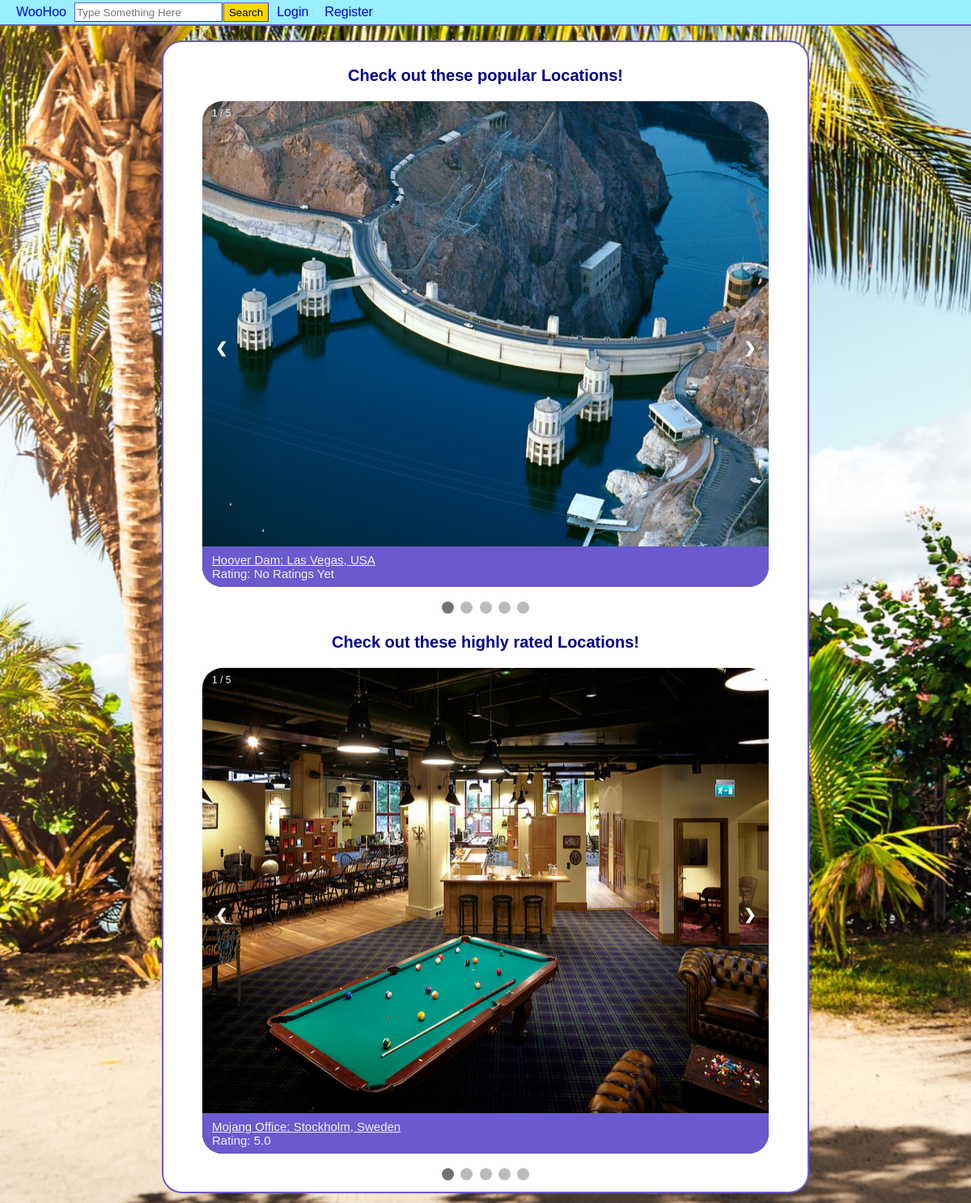
The page / on the database its author committed.
### tables this page shows
CREATE TABLE `places` (
  `placeID` int(11) NOT NULL,
  `placeName` varchar(255) NOT NULL,
  `city` varchar(255) NOT NULL,
  `country` varchar(255) NOT NULL,
  `description` text DEFAULT NULL,
  `reviewScore` decimal(10,1) DEFAULT NULL,
  `userID` int(11) NOT NULL
);

### index.php (the view, shortened to what this page needs)
<?php
require('database.php');
$queryPopular = "SELECT places.placeID,placeName,city,country,reviewScore,COUNT(*) AS Count FROM wishlist,places,pictures WHERE places.placeID = wishlist.placeID AND pictures.placeID = wishlist.placeID GROUP BY wishlist.placeID ORDER BY Count DESC LIMIT 5";
$statement1 = $db ->prepare($queryPopular);
$statement1 -> execute();
$popularPlaces = $statement1->fetchAll();
$queryHighlyRated = "SELECT places.placeID,placeName,city,country,reviewScore FROM places,pictures WHERE places.placeID = pictures.placeID GROUP BY places.placeID ORDER BY reviewScore DESC LIMIT 5";
$statement2 = $db ->prepare($queryHighlyRated);
$statement2 -> execute();
$highlyRatedPlaces = $statement2->fetchAll();
?>
<!DOCTYPE html>
<html>
<link rel="stylesheet" href="css/style.css"/>
<body>
<header>
<?php include('header.php'); ?>
</header>
<br>
<div class="testWhite">
<div id="popularHeader">
	<p> Check out these popular Locations! </p>
</div>
<div class="popular-slideshow-container">
<?php $i = 1; ?>
<?php foreach ($popularPlaces as $popularPlace) : ?>
<form method="POST" name="wishlist" action="addToUserWishlist.php" target="content">
  <div class="popularPlace fade">
    <div class="numbertext"><?php echo $i; ?> / 5</div>
	<?php
	  require('database.php');
	  $getPlaceImage = "SELECT image,userID FROM pictures WHERE :currentPlace = pictures.placeID GROUP BY pictures.pictureID LIMIT 1";
	  $statement3 = $db ->prepare($getPlaceImage);
	  $statement3->bindValue(':currentPlace', $popularPlace['placeID']);
	  $statement3 -> execute();
	  $placePictures = $statement3->fetchAll();
	  if (count($placePictures)==1) {
	    foreach ($placePictures as $placePicture) {
		  $imagePath = $placePicture['image'];
	    }
	  } else {
		  $imagePath = 'default.jpg';
	  }
	?>
	<a href="<?php echo 'place.php?place=' . $popularPlace['placeID']; ?>"><img alt="Location" src="place_imgs/<?php echo $imagePath; ?>" width="700" height="600"></a>
    <div class="popular-locationInfo">
   	  <a href="<?php echo 'place.php?place=' . $popularPlace['placeID']; ?>"><?php echo $popularPlace['placeName']; ?>: <?php echo $popularPlace['city']; ?>, <?php echo $popularPlace['country']; ?> </a>
	  <div class="popular-rating">
	    Rating: <?php echo $popularPlace['reviewScore']; ?>
		<?php if ($popularPlace['reviewScore'] == NULL) : ?>
		  No Ratings Yet
		<?php endif; ?>
	  </div>
    </div>
  </div>
  <?php $i++; ?>
</form>
<?php endforeach; ?>
<a class="prev" onclick="plusSlides(-1)">&#10094;</a>
<a class="next" onclick="plusSlides(1)">&#10095;</a>
</div>
<br>
<div style="text-align:center">
  <span class="dot" onclick="currentSlide(1)"></span>
  <span class="dot" onclick="currentSlide(2)"></span>
  <span class="dot" onclick="currentSlide(3)"></span>
  <span class="dot" onclick="currentSlide(4)"></span>
  <span class="dot" onclick="currentSlide(5)"></span>
</div>
<div id="popularHeader">
	<p> Check out these highly rated Locations! </p>
</div>
<div class="popular-slideshow-container">
<?php $i = 1; ?>
<?php foreach ($highlyRatedPlaces as $highlyRatedPlace) : ?>
<form method="POST" name="wishlist" action="addToUserWishlist.php" target="content">
  <div class="ratedPlace fade">
    <div class="numbertext"><?php echo $i; ?> / 5</div>
	<?php
	  require('database.php');
	  $getPlaceImage = "SELECT image,userID FROM pictures WHERE :currentPlace = pictures.placeID GROUP BY pictures.pictureID LIMIT 1";
	  $statement4 = $db ->prepare($getPlaceImage);
	  $statement4->bindValue(':currentPlace', $highlyRatedPlace['placeID']);
	  $statement4 -> execute();
	  $placePictures = $statement4->fetchAll();
	  if (count($placePictures)==1) {
	    foreach ($placePictures as $placePicture) {
		  $imagePath = $placePicture['image'];
	    }
	  } else {
		  $imagePath = 'default.jpg';
	  }
	?>
    <a href="<?php echo 'place.php?place=' . $highlyRatedPlace['placeID']; ?>"><img alt="Location" src="place_imgs/<?php echo $imagePath; ?>" width="700" height="600"></a>
    <div class="popular-locationInfo">
   	  <a href="<?php echo 'place.php?place=' . $highlyRatedPlace['placeID']; ?>"><?php echo $highlyRatedPlace['placeName']; ?>: <?php echo $highlyRatedPlace['city']; ?>, <?php echo $highlyRatedPlace['country']; ?> </a>
	  <div class="popular-rating">
	    Rating: <?php echo $highlyRatedPlace['reviewScore']; ?>
	  </div>
    </div>
  </div>
  <?php $i++; ?>
</form>
<?php endforeach; ?>
<a class="prev" onclick="plusSlidesHR(-1)">&#10094;</a>
<a class="next" onclick="plusSlidesHR(1)">&#10095;</a>
</div>
<br>
<div style="text-align:center">
  <span class="dot2" onclick="currentSlideHR(1)"></span>
  <span class="dot2" onclick="currentSlideHR(2)"></span>
  <span class="dot2" onclick="currentSlideHR(3)"></span>
  <span class="dot2" onclick="currentSlideHR(4)"></span>
  <span class="dot2" onclick="currentSlideHR(5)"></span>
</div>
</div>
<br>
</body>
</html>

### css/style.css (style rules this page uses)
body { margin-top: 0px; margin-left: 0px; margin-right: 0px; }
.prev, .next { cursor: pointer; position: absolute; top: 50%; width: auto; margin-top: -22px; padding: 16px; color: white; font-weight: bold; font-size: 18px; transition: 0.6s ease; border-radius: 0 3px 3px 0; user-select: none; }
.next { right: 0; border-radius: 3px 0 0 3px; }
.numbertext { color: #f2f2f2; font-size: 12px; padding: 8px 12px; position: absolute; top: 0; }
.fade { -webkit-animation-name: fade; -webkit-animation-duration: 1.5s; animation-name: fade; animation-duration: 1.5s; }
* { box-sizing: border-box }
body { font-family: Verdana, sans-serif; margin:0 }
.popularPlace { display: none }
img { vertical-align: middle; }
.popularPlace img { border-radius: 25px; }
.ratedPlace { display: none }
.ratedPlace img { border-radius: 25px; }
.popular-slideshow-container { max-width: 700px; position: relative; margin: auto; }
.prev, .next { cursor: pointer; position: absolute; top: 50%; width: auto; padding: 16px; margin-top: -22px; color: white; font-weight: bold; font-size: 18px; transition: 0.6s ease; border-radius: 0 3px 3px 0; user-select: none; }
#popularHeader p { color: darkblue; text-align: center; font-size: 20px; font-weight: bold; font-family: sans-serif; }
.popular-locationInfo { color: #f2f2f2; font-size: 15px; padding: 8px 12px; position: absolute; bottom: 0px; width: 100%; background-color: slateblue; border-radius: 0px 0px 25px 25px; }
.popular-locationInfo a { color: #f2f2f2; text-decoration: underline; text-align: left; }
.dot { cursor: pointer; height: 15px; width: 15px; margin: 0 2px; background-color: #bbb; border-radius: 50%; display: inline-block; transition: background-color 0.6s ease; }
.active, .dot:hover { background-color: #717171; }
.dot2 { cursor: pointer; height: 15px; width: 15px; margin: 0 2px; background-color: #bbb; border-radius: 50%; display: inline-block; transition: background-color 0.6s ease; }
.active, .dot2:hover { background-color: #717171; }

### index.php (style rules this page uses)
body { background-image: url("place_imgs/Homepage-background-beach.jpg"); background-repeat: no-repeat; background-size: cover; background-color: #cccccc; }
.testWhite { background-color: white; width: 800px; margin: 0 auto; border-radius: 25px; border: 2px solid slateblue; padding: 10px; }

### header.php (style rules this page uses)
header { width: 100%; align-items: center; }

### rows shown on the page
places: placeName "Hoover Dam", city "Las Vegas", country "USA", shows "No Ratings Yet"
places: placeName "Mojang Office", city "Stockholm", country "Sweden", reviewScore "5.0"
